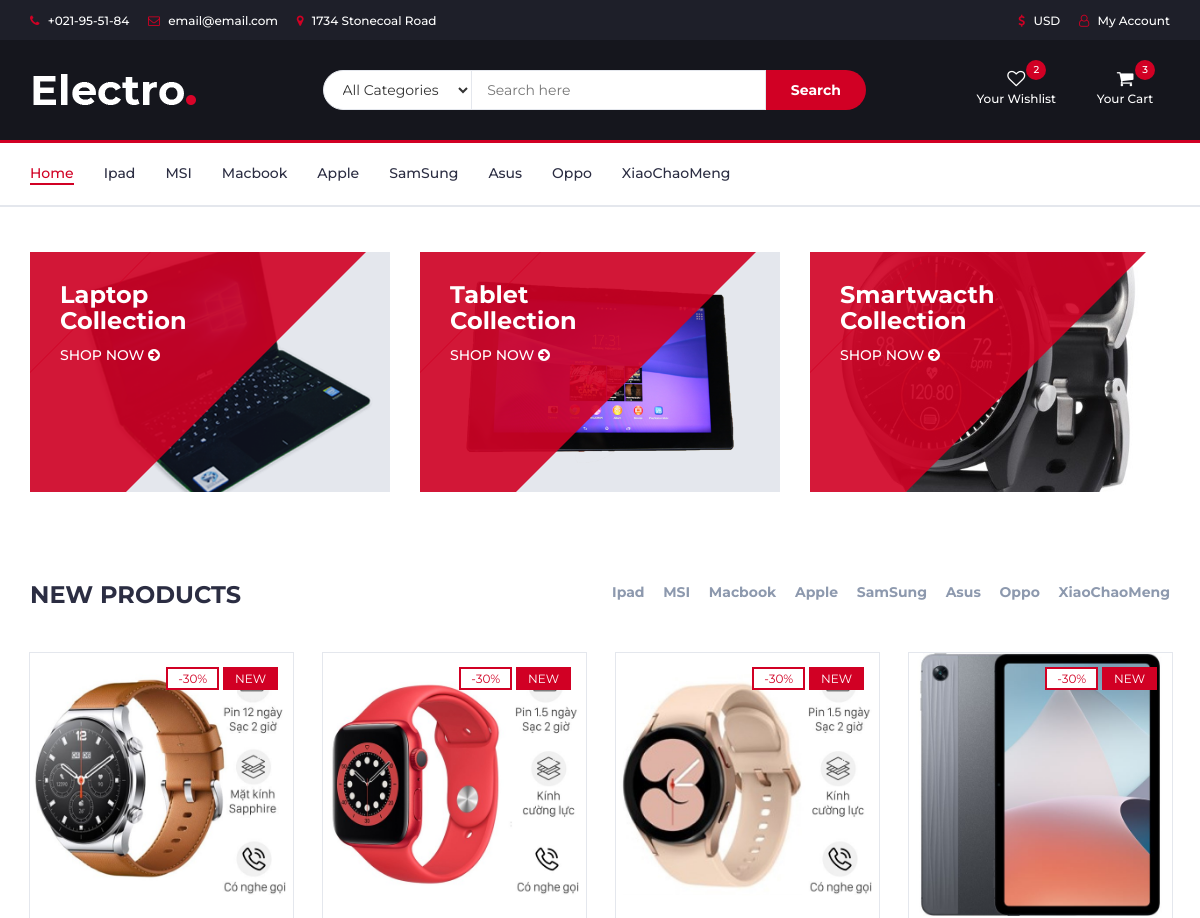
Before: / (upper part) with the older database file.
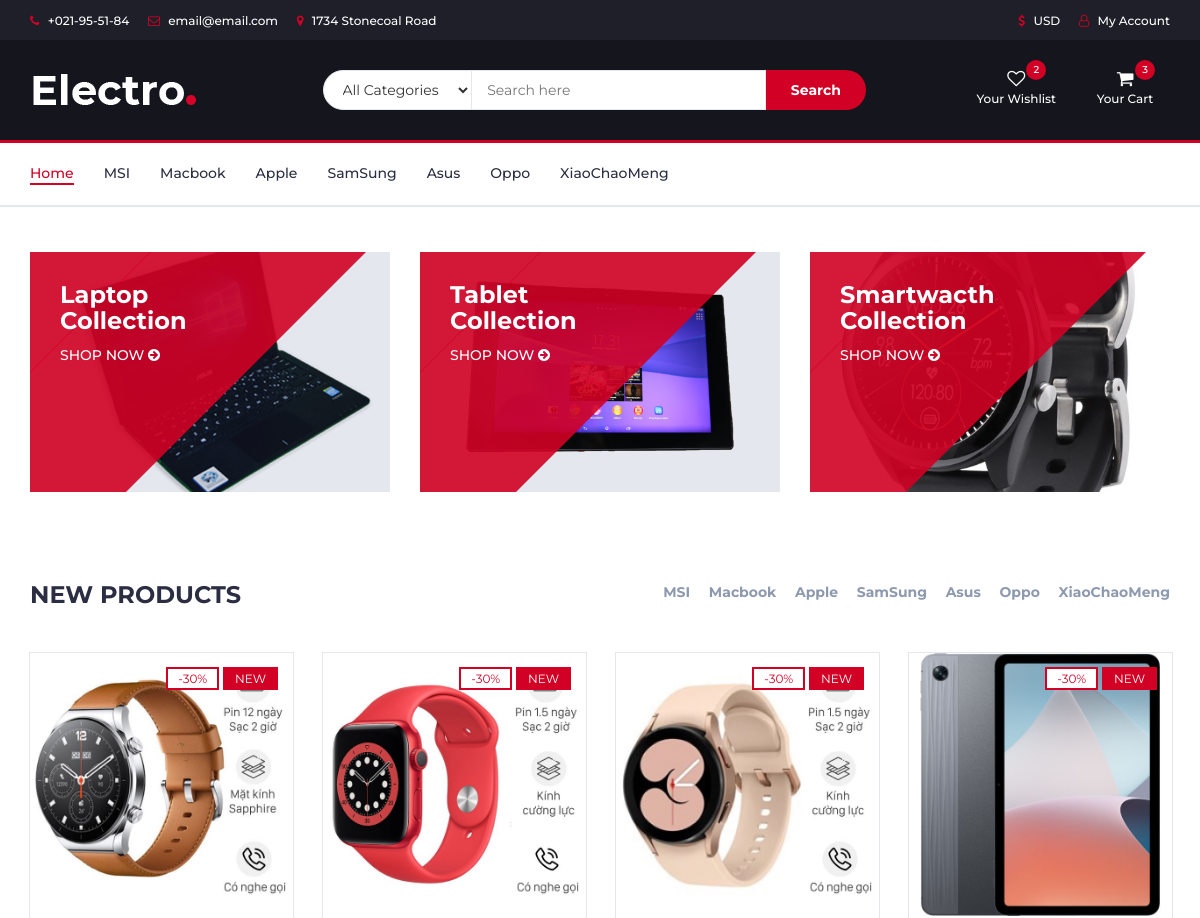
After: the same page with the newer database file.
### tables this page shows
CREATE TABLE IF NOT EXISTS `manufactures` (
  `manu_id` int(11) NOT NULL AUTO_INCREMENT,
  `manu_name` varchar(100) DEFAULT NULL,
  PRIMARY KEY (`manu_id`)
);

CREATE TABLE IF NOT EXISTS `products` (
  `id` int(11) NOT NULL AUTO_INCREMENT,
  `name` varchar(200) NOT NULL,
  `manu_id` int(11) DEFAULT NULL,
  `type_id` int(11) NOT NULL,
  `price` int(20) NOT NULL,
  `image` varchar(150) NOT NULL,
  `description` text,
  `feature` tinyint(4) DEFAULT NULL,
  `created_at` timestamp NULL DEFAULT NULL,
  PRIMARY KEY (`id`)
);

### models/db.php (called while the page is built)
<?php
class Db
{
    public static $connection;
    public function __construct()
    {
        if (!self::$connection) {
            self::$connection = new mysqli(DB_HOST, DB_USER, DB_PASSWORD, DB_NAME, PORT);
            self::$connection->set_charset(DB_CHARSET);
        }
        return self::$connection;
    }
}

### models/manufacture.php (called while the page is built, shortened)
<?php
class Manufacture extends Db{
    public function getAllManu(){
        $sql = self::$connection->prepare("SELECT * FROM manufactures");
        $sql->execute();
        $items = $sql->get_result()->fetch_all(MYSQLI_ASSOC);
        return $items;
    }
}

### models/product.php (called while the page is built, shortened)
<?php
class Product extends Db
{
    public function getAllProducts()
    {
        $sql = self::$connection->prepare("SELECT * FROM products");
        $sql->execute();
        $items = $sql->get_result()->fetch_all(MYSQLI_ASSOC);
        return $items;
    }
    public function getNewproduct()
    {
        $sql = self::$connection->prepare("SELECT * FROM products ORDER BY id DESC LIMIT 10");
        $sql->execute();
        $items = $sql->get_result()->fetch_all(MYSQLI_ASSOC);
        return $items;
    }
}

### index.php (the view, shortened to what this page needs)
<?php include "header.php"; ?>
<div class="section">
	<div class="container">
		<div class="row">
			<div class="col-md-4 col-xs-6">
				<div class="shop">
					<div class="shop-img">
						<img src="./img/shop01.png" alt="">
					</div>
					<div class="shop-body">
						<h3>Laptop<br>Collection</h3>
						<a href="#" class="cta-btn">Shop now <i class="fa fa-arrow-circle-right"></i></a>
					</div>
				</div>
			</div>
			<div class="col-md-4 col-xs-6">
				<div class="shop">
					<div class="shop-img">
						<img style="object-fit: cover; max-width: 600px; max-height: 240px;" src="./img/product04.png" alt="">
					</div>
					<div class="shop-body">
						<h3>Tablet<br>Collection</h3>
						<a href="#" class="cta-btn">Shop now <i class="fa fa-arrow-circle-right"></i></a>
					</div>
				</div>
			</div>
			<div class="col-md-4 col-xs-6">
				<div class="shop">
					<div class="shop-img">
						<img style="object-fit: cover; max-width: 600px; max-height: 240px;" src="./img/DongHoAsus.png" alt="">
					</div>
					<div class="shop-body">
						<h3>Smartwacth<br>Collection</h3>
						<a href="#" class="cta-btn">Shop now <i class="fa fa-arrow-circle-right"></i></a>
					</div>
				</div>
			</div>
		</div>
	</div>
</div>
<div class="section">
	<div class="container">
		<div class="row">
			<div class="col-md-12">
				<div class="section-title">
					<h3 class="title">New Products</h3>
					<div class="section-nav">
						<ul class="section-tab-nav tab-nav">
							<?php foreach ($getAllManu as $value) :
							?>
								<li><a href="index.php?manu_id=<?php echo $value['manu_id'] ?>"><?php echo $value['manu_name'] ?></a>
								</li>
							<?php endforeach; ?>
						</ul>
					</div>
				</div>
			</div>
			<div class="col-md-12">
				<div class="row">
					<div class="products-tabs">
						<div id="tab1" class="tab-pane active">
							<div class="products-slick" data-nav="#slick-nav-1">
								<?php
								$getNewProduct  = $product->getNewproduct();
								foreach($getNewProduct as $value):
								 ?>
								<div class="product">
									<div class="product-img">
										<img src="./img/<?php echo $value['image'] ?>" alt="">
										<div class="product-label">
											<span class="sale">-30%</span>
											<span class="new">NEW</span>
										</div>
									</div>
								</div>
								<?php endforeach;?>
							</div>
						</div>
					</div>
				</div>
			</div>
		</div>
	</div>
</div>
<?php
include "footer.php";
?>

### header.php (shortened to what this page needs)
<?php
require "models/db.php";
require "models/product.php";
require "models/manufacture.php";
$product = new Product;
$manu = new Manufacture;
$getAllProduct = $product->getAllProducts();
$getAllManu = $manu->getAllManu();
?>
<!DOCTYPE html>
<html lang="en">
<head>
	<link type="text/css" rel="stylesheet" href="css/bootstrap.min.css" />
	<link type="text/css" rel="stylesheet" href="css/slick.css" />
	<link type="text/css" rel="stylesheet" href="css/slick-theme.css" />
	<link type="text/css" rel="stylesheet" href="css/nouislider.min.css" />
	<link rel="stylesheet" href="css/font-awesome.min.css">
	<link type="text/css" rel="stylesheet" href="css/style.css" />
</head>
<body>
	<header>
		<div id="top-header">
			<div class="container">
				<ul class="header-links pull-left">
					<li><a href="#"><i class="fa fa-phone"></i> +021-95-51-84</a></li>
					<li><a href="#"><i class="fa fa-envelope-o"></i> email@email.com</a></li>
					<li><a href="#"><i class="fa fa-map-marker"></i> 1734 Stonecoal Road</a></li>
				</ul>
				<ul class="header-links pull-right">
					<li><a href="#"><i class="fa fa-dollar"></i> USD</a></li>
					<li><a href="#"><i class="fa fa-user-o"></i> My Account</a></li>
				</ul>
			</div>
		</div>
		<div id="header">
			<div class="container">
				<div class="row">
					<div class="col-md-3">
						<div class="header-logo">
							<a href="#" class="logo">
								<img src="./img/logo.png" alt="">
							</a>
						</div>
					</div>
					<div class="col-md-6">
						<div class="header-search">
							<form>
								<select class="input-select">
									<option value="0">All Categories</option>
								</select>
								<input class="input" placeholder="Search here">
								<button class="search-btn">Search</button>
							</form>
						</div>
					</div>
					<div class="col-md-3 clearfix">
						<div class="header-ctn">
							<div>
								<a href="#">
									<i class="fa fa-heart-o"></i>
									<span>Your Wishlist</span>
									<div class="qty">2</div>
								</a>
							</div>
							<div class="dropdown">
								<a class="dropdown-toggle" data-toggle="dropdown" aria-expanded="true">
									<i class="fa fa-shopping-cart"></i>
									<span>Your Cart</span>
									<div class="qty">3</div>
								</a>
							</div>
						</div>
					</div>
				</div>
			</div>
		</div>
	</header>
	<nav id="navigation">
		<div class="container">
			<div id="responsive-nav">
				<ul class="main-nav nav navbar-nav">
					<li class="active"><a href="index.php">Home</a></li>
					<?php foreach ($getAllManu as $value) :
					?>
						<li><a href="store.php?manu_id=<?php echo $value['manu_id'] ?>"><?php echo $value['manu_name'] ?></a>
						</li>
					<?php endforeach; ?>
				</ul>
			</div>
		</div>
	</nav>

### footer.php (shortened to what this page needs)
	</body>
</html>

Changed rows visible on the page:
removed manufactures: manu_name "Ipad"
